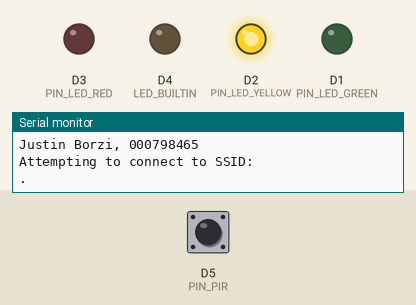
A program run on a simulated ESP8266 (Wemos D1 mini). Shown: output pins drawn as LEDs (lit = HIGH, except the on-board LED, lit = LOW), the last lines printed to the serial monitor. Inputs (shaded band) come from the test bench; at power-on: D5 (PIN_PIR) LOW. WiFi joins after 1.5 s; servers stay silent unless stated; not simulated (calls return 0 or success): secrets.h.

Above: at 1.2 s.
1.3 s: D5 (PIN_PIR) pulsed HIGH 2 times (0.12 s each, 0.3 s apart)
At 5.3 s:
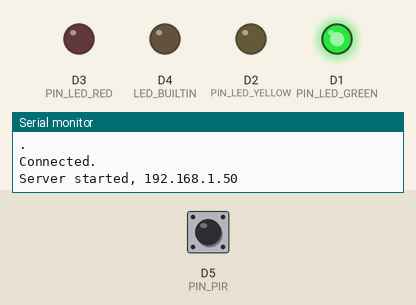
At 5.9 s:
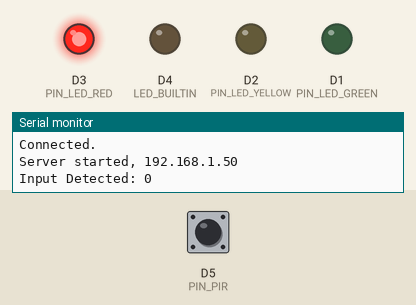
9.6 s: D5 (PIN_PIR) driven HIGH
At 13.4 s:
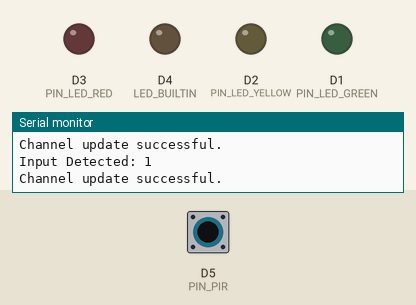
Timing chart, 0 to 14.9 s (numbered marks = the images above; inputs shaded):
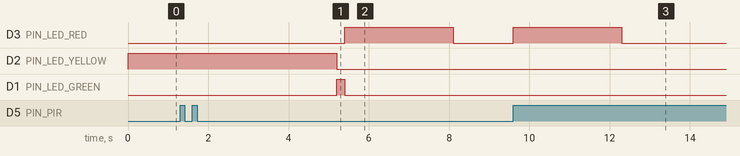

Measured:
- after the input at 1.3 s, D3 (PIN_LED_RED): LOW → HIGH after 4.1 s, → LOW 2.7 s later
- after the input at 9.6 s, D3 (PIN_LED_RED): LOW → HIGH at once, → LOW 2.7 s later

The program:

main.cpp
```cpp
// COMP-10184 - Mohawk College
// Async Events
//
// This program is a simple web server that serves files from a file system and tracks the current temperature in realtime of an attached sensor device.
//
// @author Justin Borzi
// @id 000798465
// @date 2022-11-07
//
// I created this work and I have not shared it with anyone else.

// Define Imports
#include <Arduino.h>
#include <ESP8266WiFi.h>
#include "secrets.h"
#include "ThingSpeak.h"

// pin assignments for external LEDs
#define PIN_LED_GREEN D1
#define PIN_LED_YELLOW D2
#define PIN_LED_RED D3

// Define Constants
#define SECOND_DELAY 1000

// Light Pins
#define SUCCESS_LIGHT 1
#define WARNING_LIGHT 2
#define DANGER_LIGHT 3

// pin assignment for PIR input
#define PIN_PIR D5

char ssid[] = SECRET_SSID; // your network SSID (name)
char pass[] = SECRET_PASS; // your network password
WiFiClient client;

// Set the API Channel and Key
unsigned long myChannelNumber = SECRET_CH_ID;
const char *myWriteAPIKey = SECRET_WRITE_APIKEY;

// Global Event State
volatile bool bEventOccured;

/**
 * Handle External Events
 */
void IRAM_ATTR isr()
{
  bEventOccured = true;
}

void setup()
{
  Serial.begin(115200); // Initialize serial

  // setup LED outputs
  pinMode(PIN_LED_GREEN, OUTPUT);
  pinMode(PIN_LED_YELLOW, OUTPUT);
  pinMode(PIN_LED_RED, OUTPUT);

  // setup PIR input
  pinMode(PIN_PIR, INPUT);

  // built-in LED
  pinMode(LED_BUILTIN, OUTPUT);
  while (!Serial)
  {
    ; // wait for serial port to connect. Needed for native USB port only
  }

  WiFi.mode(WIFI_STA);
  ThingSpeak.begin(client); // Initialize ThingSpeak

  Serial.println("\nAsync Events");
  Serial.println("\nJustin Borzi, 000798465");
  attachInterrupt(digitalPinToInterrupt(PIN_PIR), isr, RISING);
}

/**
 * Set the LED based on the passed state.
 * @param status - 0 = OFF, 1 = SUCCESS, 2 = WARNING, 3 = DANGER
 */
void setLEDStatus(int status = 0)
{
  switch (status)
  {
  case 1:
    // GREEN ON
    digitalWrite(PIN_LED_GREEN, HIGH);
    digitalWrite(PIN_LED_YELLOW, LOW);
    digitalWrite(PIN_LED_RED, LOW);
    delay(200);
    break;
  case 2:
    // YELLOW ON
    digitalWrite(PIN_LED_GREEN, LOW);
    digitalWrite(PIN_LED_YELLOW, HIGH);
    digitalWrite(PIN_LED_RED, LOW);
    delay(200);
    break;
  case 3:
    // RED ON
    digitalWrite(PIN_LED_GREEN, LOW);
    digitalWrite(PIN_LED_YELLOW, LOW);
    digitalWrite(PIN_LED_RED, HIGH);
    delay(200);
    break;

  default:
    // ALL OFF
    digitalWrite(PIN_LED_GREEN, LOW);
    digitalWrite(PIN_LED_YELLOW, LOW);
    digitalWrite(PIN_LED_RED, LOW);
    delay(200);
    break;
  }
}

void loop()
{
  // echo PIR input to built-in LED OUTPUT (note: invert the sense of the PIR sensor!)
  digitalWrite(LED_BUILTIN, HIGH);

  // Handle the EXTERNAL EVENT
  if (bEventOccured)
  {
    Serial.println("Input Detected: " + String(digitalRead(PIN_PIR)));

    // Set up timer.
    int timer = 2;

    // Decrement the seconds.
    while (timer > 0)
    {
      timer--;
      setLEDStatus(DANGER_LIGHT);
      delay(SECOND_DELAY);
    }

    // Write to ThingSpeak. There are up to 8 fields in a channel, allowing you to store up to 8 different
    // pieces of information in a channel.  Here, we write to field 1.
    int x = ThingSpeak.writeField(myChannelNumber, 1, 1, myWriteAPIKey);

    // Print success if repsonse code is 200 (OK) otherwise print the error with the returned code.
    if (x == 200)
    {
      Serial.println("Channel update successful.");
    }
    else
    {
      Serial.println("Problem updating channel. HTTP error code " + String(x));
    }

    // Set the LED to off state
    setLEDStatus();

    // Set flag as off.
    bEventOccured = false;
  }

  // Wait for WIFI connection
  if (WiFi.status() != WL_CONNECTED)
  {
    Serial.print("Attempting to connect to SSID: ");
    Serial.println(SECRET_SSID);

    // Wifi isnt connected, continue until changed.
    while (WiFi.status() != WL_CONNECTED)
    {
      WiFi.begin(ssid, pass); // Connect to WPA/WPA2 network. Change this line if using open or WEP network
      Serial.print(".");

      // Keep warning light enabled until successful connection.
      setLEDStatus(WARNING_LIGHT);
      delay(5000);
    }

    // Wifi has successfully connected.
    Serial.println("\nConnected.");
    Serial.printf("Server started, %s\n", WiFi.localIP().toString().c_str());

    // Set state to ready.
    setLEDStatus(SUCCESS_LIGHT);
  }
}
```
